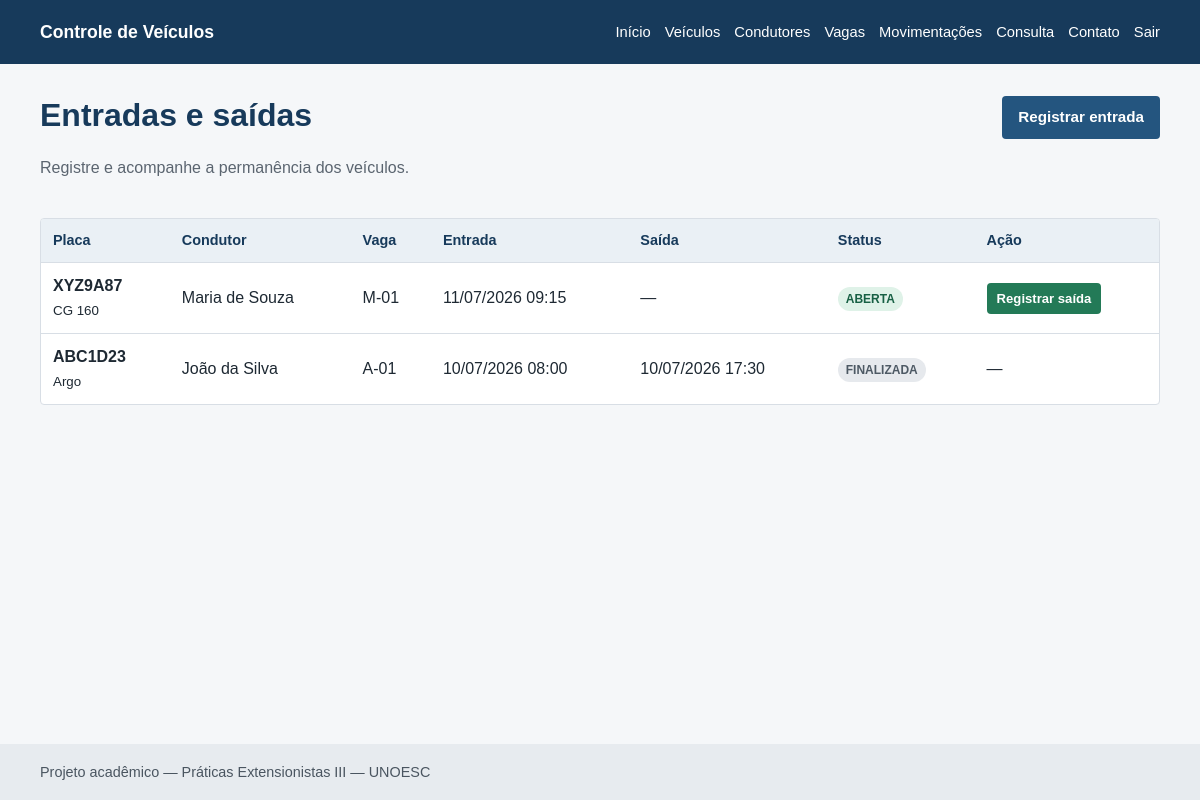
The page /movimentacoes/index.php (signed in) on the database its author committed.
### tables this page shows
CREATE TABLE movimentacoes (
    id_movimentacao INT UNSIGNED AUTO_INCREMENT PRIMARY KEY,
    id_veiculo INT UNSIGNED NOT NULL,
    id_condutor INT UNSIGNED NOT NULL,
    id_vaga INT UNSIGNED NOT NULL,
    id_usuario_entrada INT UNSIGNED NOT NULL,
    id_usuario_saida INT UNSIGNED NULL,
    data_hora_entrada DATETIME NOT NULL DEFAULT CURRENT_TIMESTAMP,
    data_hora_saida DATETIME NULL,
    motivo_visita VARCHAR(150) NULL,
    observacao VARCHAR(255) NULL,
    status ENUM('ABERTA', 'FINALIZADA') NOT NULL DEFAULT 'ABERTA',
    CONSTRAINT fk_movimentacoes_veiculo FOREIGN KEY (id_veiculo)
        REFERENCES veiculos (id_veiculo) ON UPDATE CASCADE ON DELETE RESTRICT,
    CONSTRAINT fk_movimentacoes_condutor FOREIGN KEY (id_condutor)
        REFERENCES condutores (id_condutor) ON UPDATE CASCADE ON DELETE RESTRICT,
    CONSTRAINT fk_movimentacoes_vaga FOREIGN KEY (id_vaga)
        REFERENCES vagas (id_vaga) ON UPDATE CASCADE ON DELETE RESTRICT,
    CONSTRAINT fk_movimentacoes_usuario_entrada FOREIGN KEY (id_usuario_entrada)
        REFERENCES usuarios (id_usuario) ON UPDATE CASCADE ON DELETE RESTRICT,
    CONSTRAINT fk_movimentacoes_usuario_saida FOREIGN KEY (id_usuario_saida)
        REFERENCES usuarios (id_usuario) ON UPDATE CASCADE ON DELETE RESTRICT,
    INDEX idx_movimentacoes_entrada (data_hora_entrada),
    INDEX idx_movimentacoes_saida (data_hora_saida),
    INDEX idx_movimentacoes_status_veiculo (status, id_veiculo)
);

CREATE TABLE veiculos (
    id_veiculo INT UNSIGNED AUTO_INCREMENT PRIMARY KEY,
    id_condutor INT UNSIGNED NOT NULL,
    placa VARCHAR(8) NOT NULL UNIQUE,
    marca VARCHAR(50) NOT NULL,
    modelo VARCHAR(80) NOT NULL,
    cor VARCHAR(40) NOT NULL,
    ano_modelo SMALLINT UNSIGNED NULL,
    tipo_veiculo ENUM('CARRO', 'MOTO', 'UTILITARIO', 'OUTRO') NOT NULL DEFAULT 'CARRO',
    observacao VARCHAR(255) NULL,
    status ENUM('ATIVO', 'INATIVO') NOT NULL DEFAULT 'ATIVO',
    created_at DATETIME NOT NULL DEFAULT CURRENT_TIMESTAMP,
    updated_at DATETIME NOT NULL DEFAULT CURRENT_TIMESTAMP ON UPDATE CURRENT_TIMESTAMP,
    CONSTRAINT fk_veiculos_condutor FOREIGN KEY (id_condutor)
        REFERENCES condutores (id_condutor)
        ON UPDATE CASCADE ON DELETE RESTRICT,
    INDEX idx_veiculos_placa (placa),
    INDEX idx_veiculos_modelo (modelo)
);

CREATE TABLE condutores (
    id_condutor INT UNSIGNED AUTO_INCREMENT PRIMARY KEY,
    nome VARCHAR(120) NOT NULL,
    cpf CHAR(11) NULL UNIQUE,
    telefone VARCHAR(20) NULL,
    email VARCHAR(150) NULL,
    tipo_condutor ENUM('FUNCIONARIO', 'VISITANTE', 'PRESTADOR', 'OUTRO') NOT NULL DEFAULT 'VISITANTE',
    unidade_setor VARCHAR(100) NULL,
    status ENUM('ATIVO', 'INATIVO') NOT NULL DEFAULT 'ATIVO',
    created_at DATETIME NOT NULL DEFAULT CURRENT_TIMESTAMP,
    updated_at DATETIME NOT NULL DEFAULT CURRENT_TIMESTAMP ON UPDATE CURRENT_TIMESTAMP,
    INDEX idx_condutores_nome (nome)
);

CREATE TABLE vagas (
    id_vaga INT UNSIGNED AUTO_INCREMENT PRIMARY KEY,
    codigo VARCHAR(20) NOT NULL UNIQUE,
    setor VARCHAR(80) NOT NULL,
    tipo_vaga ENUM('CARRO', 'MOTO', 'UTILITARIO', 'GERAL') NOT NULL DEFAULT 'GERAL',
    status ENUM('LIVRE', 'OCUPADA', 'INATIVA') NOT NULL DEFAULT 'LIVRE',
    observacao VARCHAR(255) NULL,
    created_at DATETIME NOT NULL DEFAULT CURRENT_TIMESTAMP,
    updated_at DATETIME NOT NULL DEFAULT CURRENT_TIMESTAMP ON UPDATE CURRENT_TIMESTAMP
);

### src/config/database.php (called while the page is built, shortened)
<?php
function db(): PDO
{
    static $pdo = null;
    try {
        $pdo = new PDO(
            'mysql:host=' . DB_HOST . ';dbname=' . DB_NAME . ';charset=utf8mb4',
            DB_USER,
            DB_PASS,
            [
                PDO::ATTR_ERRMODE => PDO::ERRMODE_EXCEPTION,
                PDO::ATTR_DEFAULT_FETCH_MODE => PDO::FETCH_ASSOC,
                PDO::ATTR_EMULATE_PREPARES => false,
            ]
        );
    } catch (PDOException $e) {
        http_response_code(500);
        exit('Não foi possível conectar ao banco de dados. Confira a configuração em src/config/database.php.');
    }
    return $pdo;
}

### src/includes/helpers.php (called while the page is built, shortened)
<?php
function e(?string $value): string
{
    return htmlspecialchars($value ?? '', ENT_QUOTES, 'UTF-8');
}

### src/movimentacoes/index.php (the view, shortened to what this page needs)
<?php
require_once __DIR__.'/../includes/auth.php';require_login();require_once __DIR__.'/../config/database.php';
$movimentacoes=db()->query("SELECT m.*,v.placa,v.modelo,c.nome AS condutor,vg.codigo AS vaga FROM movimentacoes m JOIN veiculos v ON v.id_veiculo=m.id_veiculo JOIN condutores c ON c.id_condutor=m.id_condutor JOIN vagas vg ON vg.id_vaga=m.id_vaga ORDER BY m.data_hora_entrada DESC LIMIT 100")->fetchAll();
$pageTitle='Movimentações';require __DIR__.'/../includes/header.php';
?>
<div class="page-heading"><div><h1>Entradas e saídas</h1><p>Registre e acompanhe a permanência dos veículos.</p></div><a class="button" href="entrada.php">Registrar entrada</a></div>
<?php if(!$movimentacoes):?><p class="empty-state">Nenhuma movimentação registrada.</p><?php else:?><div class="table-wrap"><table><thead><tr><th>Placa</th><th>Condutor</th><th>Vaga</th><th>Entrada</th><th>Saída</th><th>Status</th><th>Ação</th></tr></thead><tbody><?php foreach($movimentacoes as $m):?><tr><td><strong><?=e($m['placa'])?></strong><br><small><?=e($m['modelo'])?></small></td><td><?=e($m['condutor'])?></td><td><?=e($m['vaga'])?></td><td class="nowrap"><?=e(date('d/m/Y H:i',strtotime($m['data_hora_entrada'])))?></td><td class="nowrap"><?=e($m['data_hora_saida']?date('d/m/Y H:i',strtotime($m['data_hora_saida'])):'—')?></td><td><span class="badge badge-<?=strtolower($m['status'])?>"><?=e($m['status'])?></span></td><td><?php if($m['status']==='ABERTA'):?><a class="button button-small button-secondary" href="saida.php?id=<?=(int)$m['id_movimentacao']?>">Registrar saída</a><?php else:?>—<?php endif;?></td></tr><?php endforeach;?></tbody></table></div><?php endif;?>
<?php require __DIR__.'/../includes/footer.php';?>

### src/css/style.css (style rules this page uses)
:root { --blue:#24557f;--blue-dark:#173a5b;--blue-soft:#eaf2f8;--green:#237a57;--red:#a23b3b;--gray:#5b6570;--line:#d8dee5;--bg:#f5f7f9;--white:#fff }
* { box-sizing:border-box }
body { margin:0;font-family:Arial,sans-serif;color:#1e2933;background:var(--bg);line-height:1.5 }
h1,h2 { color:var(--blue-dark);line-height:1.2 }
h1 { margin-top:0 }
.muted,.page-heading p { color:var(--gray) }
.page-heading { display:flex;align-items:flex-start;justify-content:space-between;gap:20px;margin-bottom:22px }
.button { display:inline-block;border:0;border-radius:4px;background:var(--blue);color:#fff;padding:10px 16px;text-decoration:none;font-weight:700;cursor:pointer;font-size:.95rem }
.button-secondary { background:var(--green) }
.button-small { padding:6px 10px;font-size:.82rem }
.table-wrap { overflow-x:auto;background:#fff;border:1px solid var(--line);border-radius:4px }
table { width:100%;border-collapse:collapse }
th,td { text-align:left;padding:11px 12px;border-bottom:1px solid var(--line);vertical-align:middle }
th { background:#eaf0f5;color:var(--blue-dark);font-size:.9rem }
tr:last-child td { border-bottom:0 }
.badge { display:inline-block;padding:3px 8px;border-radius:999px;font-size:.75rem;font-weight:700 }
.badge-aberta,.badge-ativo,.badge-livre { background:#dff2e8;color:#176044 }
.badge-finalizada,.badge-inativo { background:#e6e9ed;color:#4d5964 }
.nowrap { white-space:nowrap }

### rows shown on the page
movimentacoes: id_veiculo.placa "XYZ9A87", id_veiculo.modelo "CG 160", id_condutor.nome "Maria de Souza", id_vaga.codigo "M-01", data_hora_entrada "11/07/2026 09:15", data_hora_saida "—", status "ABERTA"
movimentacoes: id_veiculo.placa "ABC1D23", id_veiculo.modelo "Argo", id_condutor.nome "João da Silva", id_vaga.codigo "A-01", data_hora_entrada "10/07/2026 08:00", data_hora_saida "10/07/2026 17:30", status "FINALIZADA"
